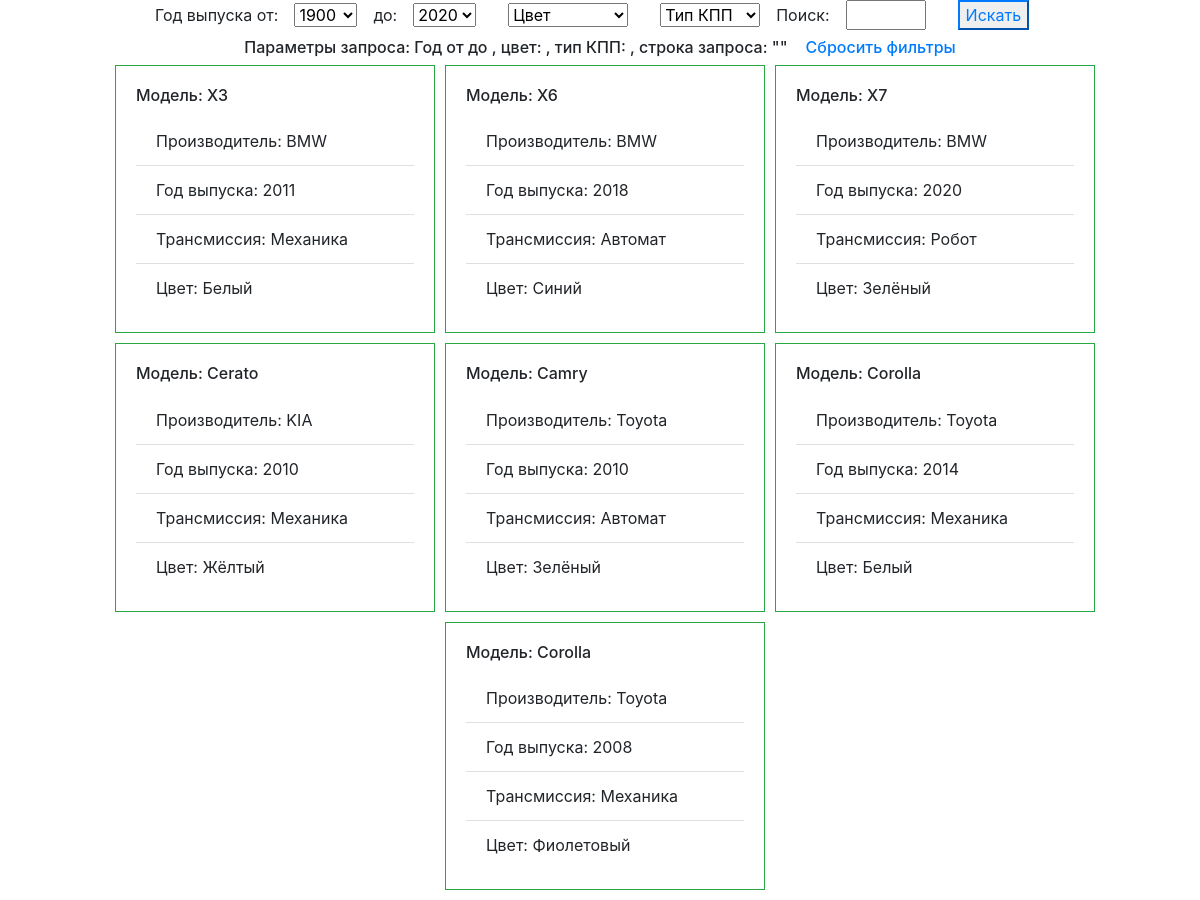
The page / on the database its author committed.
### carscat/models.py (models this page shows, shortened)
class Car(models.Model):
    T_CHOICES = (
        (1, 'Механика'),
        (2, 'Автомат'),
        (3, 'Робот'),
        (4, 'Вариатор'),
    )
    C_CHOICES = (
        (1, 'Чёрный'),
        (2, 'Белый'),
        (3, 'Красный'),
        (4, 'Оранжевый'),
        (5, 'Жёлтый'),
        (6, 'Зелёный'),
        (7, 'Голубой'),
        (8, 'Синий'),
        (9, 'Фиолетовый'),
        (10, 'Металик'),
    )
    vendor = models.CharField(max_length=50,
                              verbose_name='Производитель')
    model = models.CharField(max_length=50,
                             verbose_name='Модель авто')
    year = models.IntegerField(validators=[MinValueValidator(1900),
                                           MaxValueValidator(2020)],
                               verbose_name='Год выпуска')
    transmission = models.SmallIntegerField(choices=T_CHOICES,
                                            default=1,
                                            verbose_name='Коробка передач')
    color = models.SmallIntegerField(choices=C_CHOICES,
                                     verbose_name='Цвет',
                                     default=1)
    class Meta:
        ordering = ('vendor', 'model',)

### carscat/views.py (the view)
# urls.py: path('', CarsView.as_view(), name='cars_list')
class CarsView(ListView):
    context_object_name = 'cars'
    template_name = 'cars.html'
    def get_queryset(self):
        query_dict = self.request.GET.dict()
        if query_dict:
            query_filter = [Q(year__range=[int(query_dict['year_from']), int(query_dict['year_to'])])]
            if query_dict['color'] != '0':
                query_filter.append(Q(color=int(query_dict['color'])))
            if query_dict['transmission'] != '0':
                query_filter.append(Q(transmission=int(query_dict['transmission'])))
            if query_dict['search']:
                query_filter.append(Q(vendor__icontains=query_dict['search']) |
                                    Q(model__icontains=query_dict['search']))
            q_query = reduce(and_, (f for f in query_filter))
            queryset = Car.objects.filter(q_query)
        else:
            queryset = Car.objects.all()
        return queryset
    def get_context_data(self, *, object_list=None, **kwargs):
        context = super(CarsView, self).get_context_data(**kwargs)
        transmissions = {0: 'Тип КПП'}
        for t in Car.T_CHOICES:
            transmissions[t[0]] = t[1]
        colors = {0: 'Цвет'}
        for c in Car.C_CHOICES:
            colors[c[0]] = c[1]
        context['transmissions'] = transmissions
        context['colors'] = colors
        context['year_range'] = range(1900, 2021)
        context['query_dict'] = self.request.GET.dict()
        return context

### carscat/templates/cars.html (shortened to what this page needs)
<!DOCTYPE html>
<html lang="en">
<head>
  <link href="https://stackpath.bootstrapcdn.com/bootstrap/4.5.0/css/bootstrap.min.css"
        rel="stylesheet"
>
</head>
<body>
<div class="container">
<div class="row">
  <div class="col d-flex justify-content-center">
    <form action="{% url 'cars_list' %}" method="get" class="form-inline">
      <div class="form-group mb-2">
        <label for="year_from">Год выпуска от: </label>
      </div>
      <div class="form-group mb-2 mx-sm-3">
        <select name="year_from" id="year_from">
          {% for i in year_range %}
            <option value="{{ i }}">{{ i }}</option>
          {% endfor %}
        </select>
      </div>
      <div class="form-group mb-2">
        <label for="year_to">до: </label>
      </div>
      <div class="form-group mb-2 mx-sm-3">
        <select name="year_to" id="year_to">
          {% for i in year_range %}
            <option value="{{ i }}">{{ i }}</option>
          {% endfor %}
        </select>
      </div>
      <div class="form-group mb-2 mx-sm-3">
          <select name="color" id="color">
            {% for k, v in colors.items %}
              <option value="{{ k }}">{{ v }}</option>
            {% endfor %}
          </select>
        </div>
      <div class="form-group mb-2 mx-sm-3">
        <select name="transmission" id="transmission">
          {% for k, v in transmissions.items %}
            <option value="{{ k }}">{{ v }}</option>
          {% endfor %}
        </select>
      </div>
      <div class="form-group mb-2">
        <label for="search">Поиск: </label>
      </div>
      <div class="form-group mx-sm-3 mb-2">
        <input type="text" id="search" name="search" style="width: 80px" value="{{ query_dict.search }}">
      </div>
      <div class="form-group mx-sm-3 mb-2">
        <button type="submit" class="button btn-outline-primary">Искать</button>
      </div>
    </form>
  </div>
</div>
  <div class="row justify-content-center">
    <div class="col d-flex justify-content-center">
    <h6>Параметры запроса:
      Год от {{ query_dict.year_from }}
      до {{ query_dict.year_to }},
      цвет: {{ query_dict.color }},
      тип КПП: {{ query_dict.transmission }},
      строка запроса: "{{ query_dict.search }}"
    </h6>&nbsp;&nbsp;&nbsp;&nbsp;
    <h6><a href="{% url 'cars_list'%}">Сбросить фильтры</a> </h6>
    </div>
  </div>
  <div class="row">
    <div class="col d-flex flex-wrap justify-content-center car-cart">
      {% for car in cars %}
    <div class="cart border border-success" style="width: 20rem;">
      <div class="card-body">
        <h6 class="card-title">Модель: {{ car.model }}</h6>
          <ul class="list-group list-group-flush">
            <li class="list-group-item">Производитель: {{ car.vendor }}</li>
            <li class="list-group-item">Год выпуска: {{ car.year }}</li>
            <li class="list-group-item">Трансмиссия: {{ car.get_transmission_display }}</li>
            <li class="list-group-item">Цвет: {{ car.get_color_display }}</li>
          </ul>
      </div>
    </div>
  {% endfor %}
    </div>
  </div>
</div>
</body>
</html>

### carscat/templates/cars.html (style rules this page uses)
.cart { margin-left: 10px; margin-bottom: 10px; }

### rows shown on the page
Car: model "X3", vendor "BMW", year "2011", transmission "Механика", color "Белый"
Car: model "X6", vendor "BMW", year "2018", transmission "Автомат", color "Синий"
Car: model "X7", vendor "BMW", year "2020", transmission "Робот", color "Зелёный"
Car: model "Cerato", vendor "KIA", year "2010", transmission "Механика", color "Жёлтый"
Car: model "Camry", vendor "Toyota", year "2010", transmission "Автомат", color "Зелёный"
Car: model "Corolla", vendor "Toyota", year "2014", transmission "Механика", color "Белый"
Car: model "Corolla", vendor "Toyota", year "2008", transmission "Механика", color "Фиолетовый"

### other values the page prints
form field year_from "1900"
form field year_to "2020"
form field color "Цвет"
form field transmission "Тип КПП"
